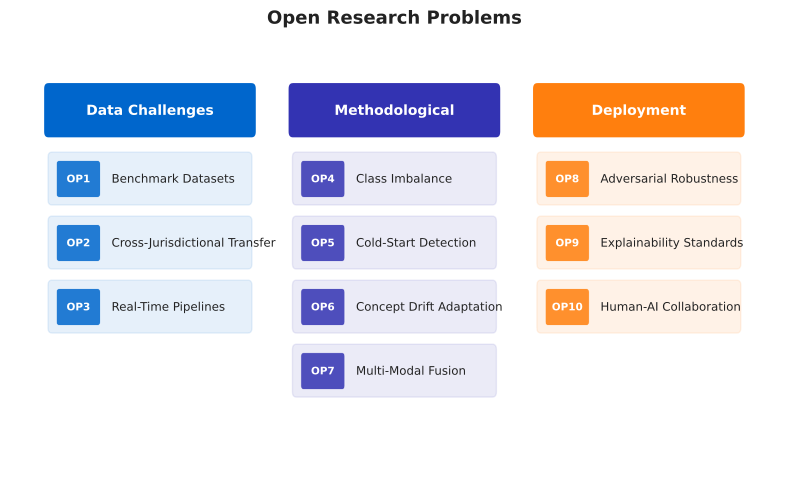

Write Python code to recreate this figure.
#!/usr/bin/env python3
"""Open Problems Map -- Section 06 Research Agenda.

Grouped visualization of 10 open problems in 3 colour-coded categories
using a horizontal layout with category headers.
"""

import pathlib
import numpy as np
import matplotlib.pyplot as plt
import matplotlib.patches as mpatches

# -- colour palette -----------------------------------------------------------
mlblue = (0 / 255, 102 / 255, 204 / 255)
mlpurple = (51 / 255, 51 / 255, 178 / 255)
mllavender = (173 / 255, 173 / 255, 224 / 255)
mlorange = (255 / 255, 127 / 255, 14 / 255)
mlgreen = (44 / 255, 160 / 255, 44 / 255)
mlred = (214 / 255, 39 / 255, 40 / 255)

# -- data ---------------------------------------------------------------------
categories = [
    {
        "name": "Data Challenges",
        "color": mlblue,
        "problems": [
            ("OP1", "Benchmark Datasets"),
            ("OP2", "Cross-Jurisdictional Transfer"),
            ("OP3", "Real-Time Pipelines"),
        ],
    },
    {
        "name": "Methodological",
        "color": mlpurple,
        "problems": [
            ("OP4", "Class Imbalance"),
            ("OP5", "Cold-Start Detection"),
            ("OP6", "Concept Drift Adaptation"),
            ("OP7", "Multi-Modal Fusion"),
        ],
    },
    {
        "name": "Deployment",
        "color": mlorange,
        "problems": [
            ("OP8", "Adversarial Robustness"),
            ("OP9", "Explainability Standards"),
            ("OP10", "Human-AI Collaboration"),
        ],
    },
]

# -- figure -------------------------------------------------------------------
fig, ax = plt.subplots(figsize=(8, 5))
ax.set_xlim(-0.5, 10.5)
ax.set_ylim(-0.5, 4.5)
ax.axis("off")

y_header = 3.8
y_start = 3.0
row_height = 0.75

for cat_idx, cat in enumerate(categories):
    x_center = cat_idx * 3.5 + 1.5

    # Category header box
    header_box = mpatches.FancyBboxPatch(
        (x_center - 1.45, y_header - 0.22), 2.9, 0.50,
        boxstyle="round,pad=0.08",
        facecolor=cat["color"],
        edgecolor="white",
        linewidth=1.5,
    )
    ax.add_patch(header_box)
    ax.text(x_center, y_header + 0.02, cat["name"],
            ha="center", va="center", fontsize=10, fontweight="bold",
            color="white")

    # Problem items
    for p_idx, (op_id, op_name) in enumerate(cat["problems"]):
        y = y_start - p_idx * row_height

        # Item box
        item_box = mpatches.FancyBboxPatch(
            (x_center - 1.40, y - 0.22), 2.8, 0.50,
            boxstyle="round,pad=0.06",
            facecolor=cat["color"],
            alpha=0.10,
            edgecolor=cat["color"],
            linewidth=1,
        )
        ax.add_patch(item_box)

        # OP id badge
        badge = mpatches.FancyBboxPatch(
            (x_center - 1.30, y - 0.15), 0.55, 0.35,
            boxstyle="round,pad=0.04",
            facecolor=cat["color"],
            alpha=0.85,
            edgecolor="white",
            linewidth=0.5,
        )
        ax.add_patch(badge)
        ax.text(x_center - 1.025, y + 0.02, op_id,
                ha="center", va="center", fontsize=7.5,
                fontweight="bold", color="white")

        ax.text(x_center - 0.55, y + 0.02, op_name,
                ha="left", va="center", fontsize=8.5,
                color="#222222")

ax.set_title("Open Research Problems",
             fontsize=13, fontweight="bold", pad=15, color="#222222",
             y=1.02)

plt.tight_layout()

# -- save ---------------------------------------------------------------------
out_dir = pathlib.Path(__file__).parent
fig.savefig(out_dir / "01_open_problems_map.pdf", bbox_inches="tight")
fig.savefig(out_dir / "thumb.png", dpi=150, bbox_inches="tight")
plt.close(fig)
print(f"Saved to {out_dir}")
